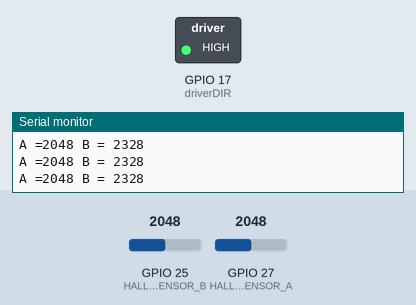
The sketch below on a simulated ESP32. Shown: switched loads named in the sketch (green lamp = pin HIGH), the last lines printed to the serial monitor. Inputs (shaded band) come from the test bench; at power-on: GPIO 25 (HALL_SENSOR_B) = 2048, GPIO 27 (HALL_SENSOR_A) = 2048. Pins used as bus, display or sensor lines are not drawn.

Above: at 1.2 s.
1.3 s: GPIO 25 (HALL_SENSOR_B) set to 1623
4.3 s: GPIO 25 (HALL_SENSOR_B) set to 1518
At 5.2 s:
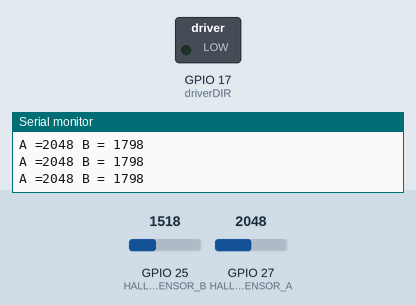
5.8 s: GPIO 27 (HALL_SENSOR_A) set to 1633
8.8 s: GPIO 27 (HALL_SENSOR_A) set to 1570
At 9.7 s:
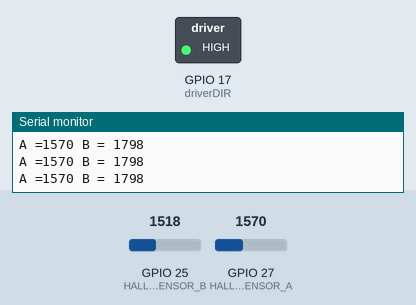
10.3 s: GPIO 27 (HALL_SENSOR_A) set to 1960
11.8 s: GPIO 27 (HALL_SENSOR_A) set to 2040
At 13.1 s:
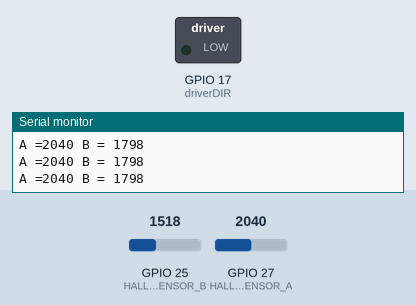
Timing chart, 0 to 14.3 s (numbered marks = the images above; inputs shaded):
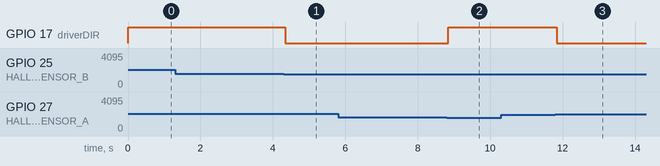

Measured:
- the behaviour switches between 1568 and 1567 on GPIO 25 (HALL_SENSOR_B) (found by bisection; images 0 and 1)
- the behaviour switches between 1598 and 1597 on GPIO 27 (HALL_SENSOR_A) (found by bisection; images 1 and 2)
- the behaviour switches between 1998 and 1999 on GPIO 27 (HALL_SENSOR_A) (found by bisection; images 2 and 3)
- after the input at 4.3 s, GPIO 17 (driverDIR): HIGH → LOW at once
- after the input at 8.8 s, GPIO 17 (driverDIR): LOW → HIGH at once
- after the input at 11.8 s, GPIO 17 (driverDIR): HIGH → LOW at once

The sketch:

modulDoWiatru.ino
```cpp
/*
  Stepper Motor Test
  stepper-test01.ino
  Uses MA860H or similar Stepper Driver Unit
  Has speed control & reverse switch

  DroneBot Workshop 2019
  https://dronebotworkshop.com
*/

// Define pins
int HALL_SENSOR_A = 27;
int HALL_SENSOR_B = 25;
int driverPUL = 18; // PUL+ pin
int driverDIR = 17; // DIR+ pin
int ENA_pin = 21;
// int spd = 35;     // Potentiometer

// Variables
int pd = 600;   // Pulse Delay period
boolean setdir; // Set Direction
int A;
int B;

void setup()
{
    Serial.begin(9600);
    pinMode(driverPUL, OUTPUT);
    pinMode(driverDIR, OUTPUT);
    pinMode(ENA_pin, OUTPUT);
    pinMode(HALL_SENSOR_A, INPUT);
    pinMode(HALL_SENSOR_B, INPUT);
}

void loop()
{

    // pd = map((analogRead(spd)),0,4096,2000,50);
    A = analogRead(HALL_SENSOR_A);
    B = analogRead(HALL_SENSOR_B);
    B = B + 280; // skalowanie czujnika
    Serial.print("A =");
    Serial.print(A);
    Serial.print(" B = ");
    Serial.print(B);
    Serial.print("\r\n");
    // Serial.println(B);

    digitalWrite(ENA_pin, HIGH);
    if (A > B + 200)
    {
        digitalWrite(ENA_pin, LOW); // załączanie LOWEM

        setdir = LOW; // lewo
        digitalWrite(driverDIR, setdir);
        digitalWrite(driverPUL, HIGH);
        delayMicroseconds(pd);
        digitalWrite(driverPUL, LOW);
        delayMicroseconds(pd);
    }

    else if (B > A + 200)
    {
        digitalWrite(ENA_pin, LOW);

        setdir = HIGH; // lewo
        digitalWrite(driverDIR, setdir);
        digitalWrite(driverPUL, HIGH);
        delayMicroseconds(pd);
        digitalWrite(driverPUL, LOW);
        delayMicroseconds(pd);
    }

    else
    {
        digitalWrite(ENA_pin, HIGH);
    }
}

void stepper()
{

    digitalWrite(driverPUL, HIGH);
    delayMicroseconds(pd);
    digitalWrite(driverPUL, LOW);
}
```
